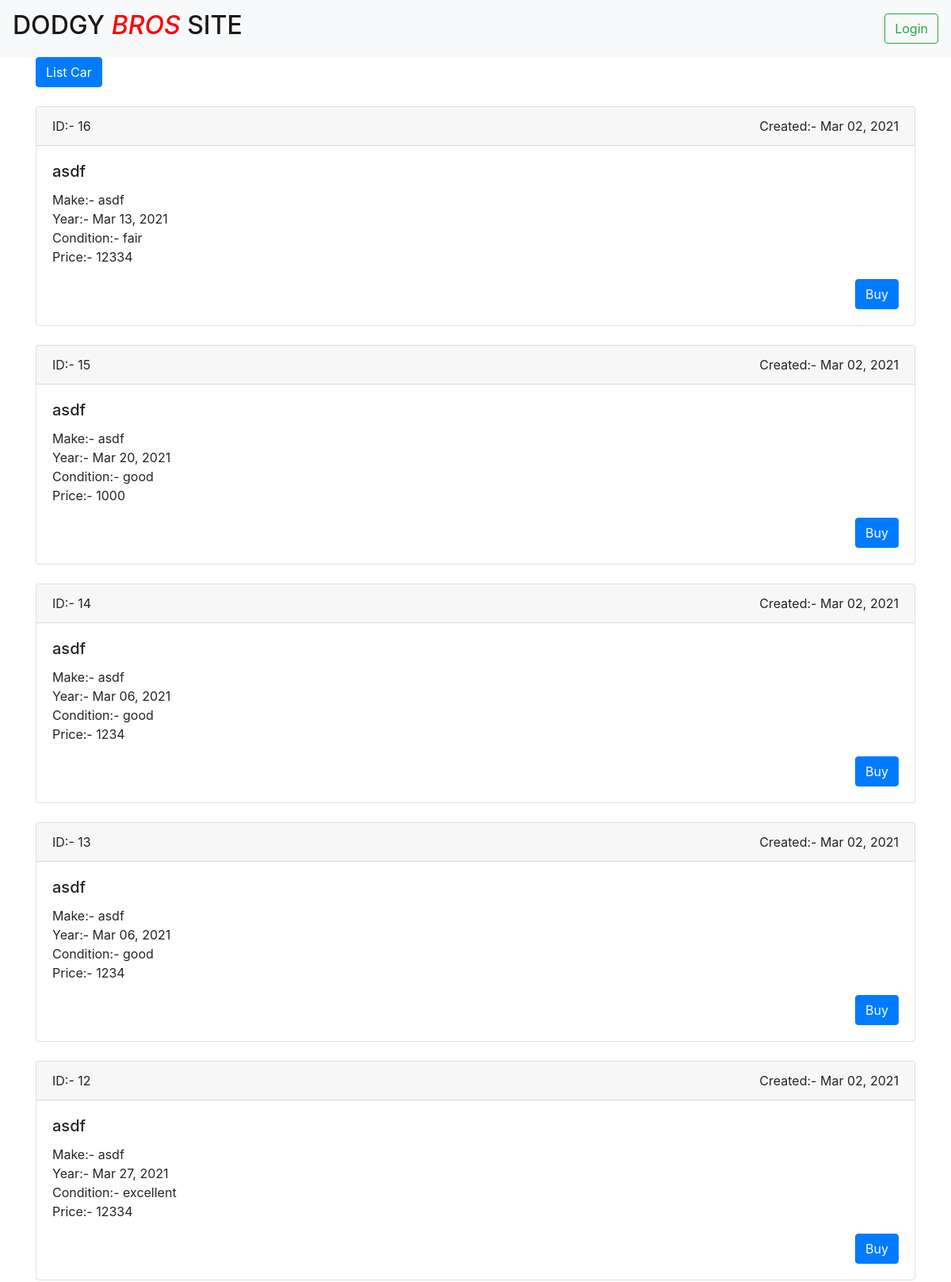
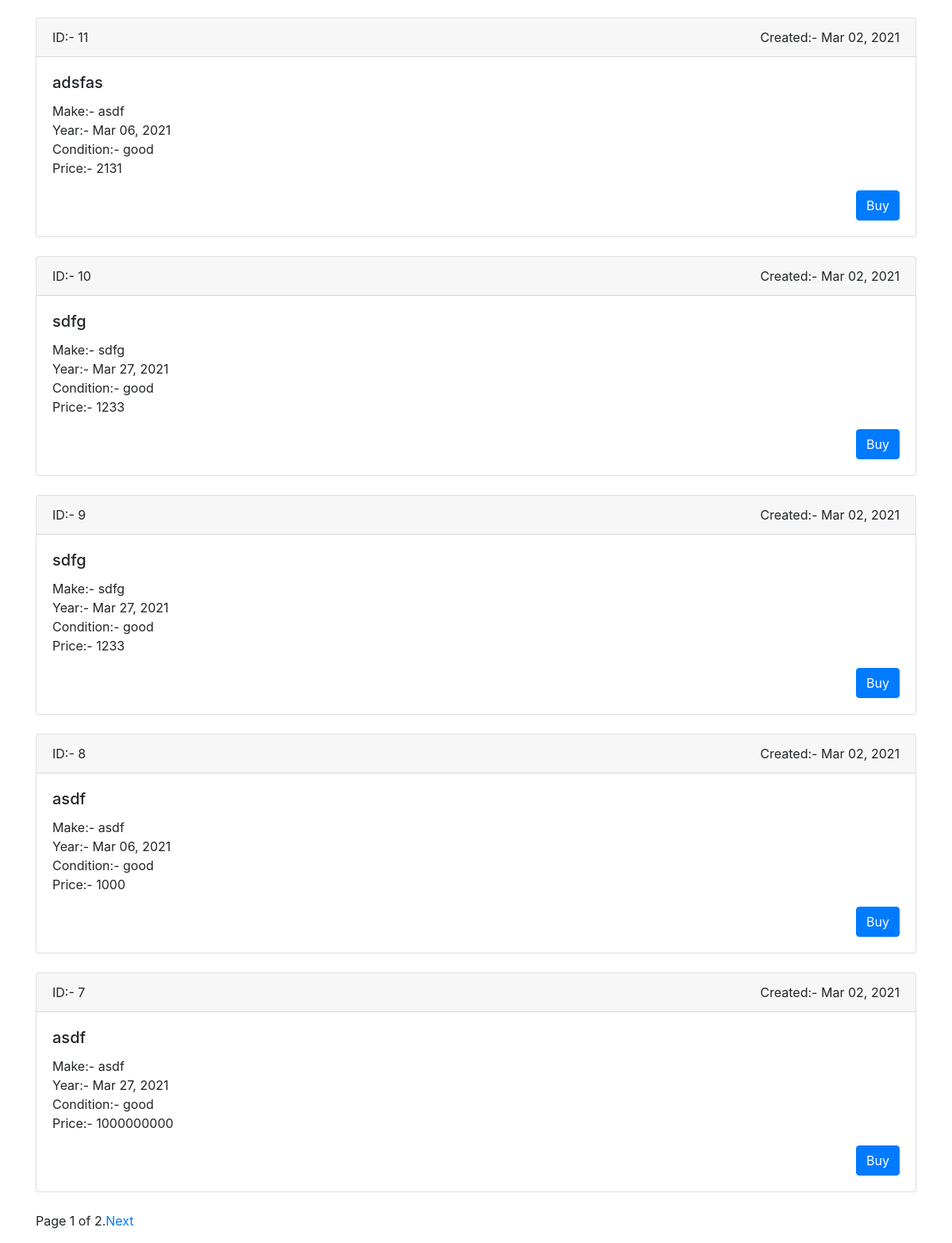
Before: / with the older database file (2 pictures, top to bottom).
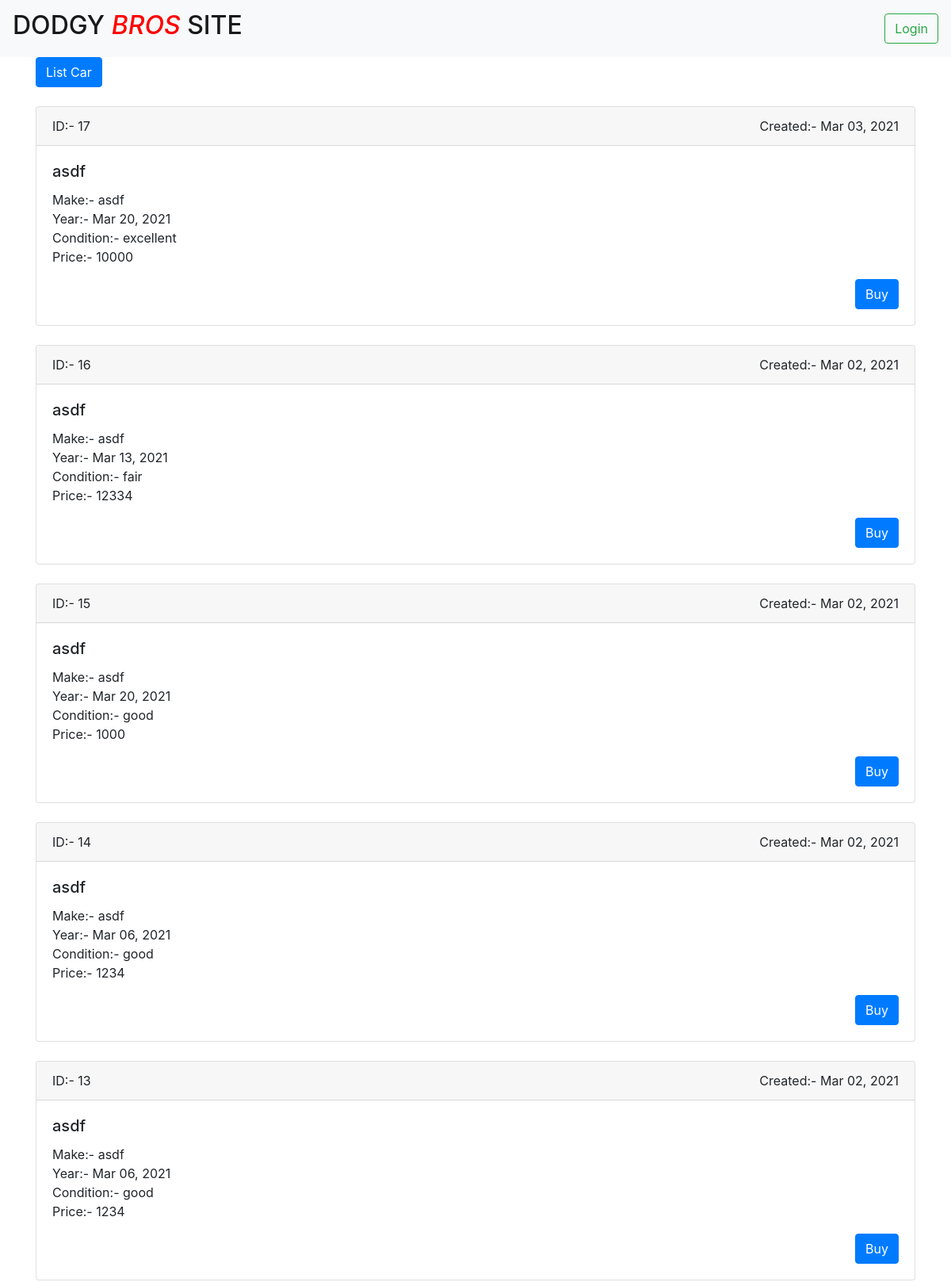
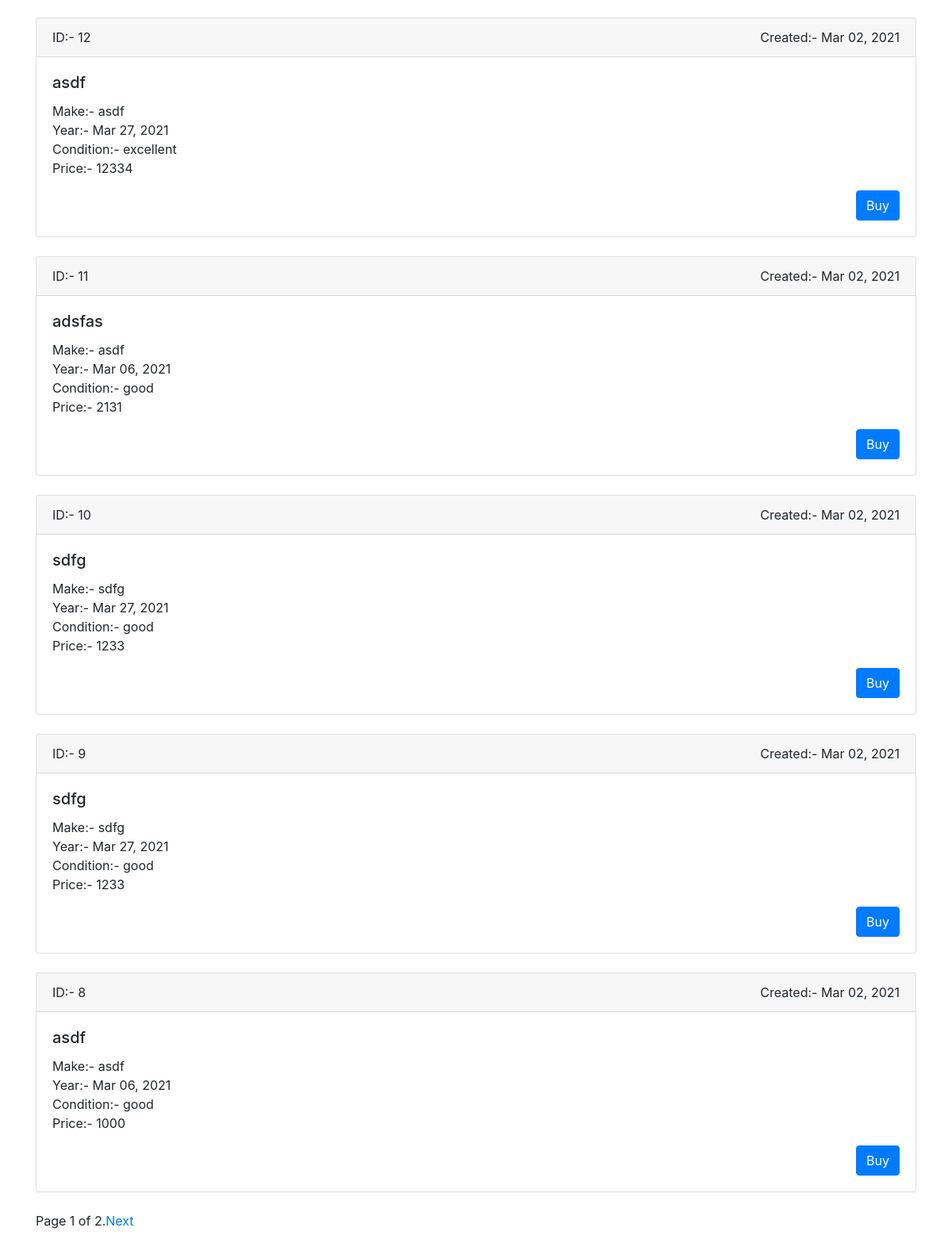
After: the same page with the newer database file (2 pictures, top to bottom).
### car/models.py (models this page shows, shortened)
class Car(TimeStampModel):
    CONDITION_TYPES = (
        ('poor', 'Poor'),
        ('fair', 'Fair'),
        ('good', 'Good'),
        ('excellent', 'Excellent'),
    )
    seller_name = models.CharField(max_length=255)
    seller_mobile = models.CharField(max_length=255)
    make = models.CharField(max_length=100)
    model = models.CharField(max_length=100)
    year = models.DateTimeField()
    condition = models.CharField(max_length=255, choices=CONDITION_TYPES,
        default="good", db_index=True)
    price = models.PositiveIntegerField()
    is_sold = models.BooleanField(default=False)

### core/views.py (the view)
# urls.py: path('', DashboardListView.as_view(), name='dashboard'),
class DashboardListView(ListView):
    model = Car
    paginate_by = 10
    template_name = 'dashboard.html'
    def get_context_data(self, **kwargs):
        context = super().get_context_data(**kwargs)
        objects = self.model.objects.all().order_by("-created")
        paginator = Paginator(objects, self.paginate_by)
        page = self.request.GET.get('page')
        try:
            car_list = paginator.page(page)
        except PageNotAnInteger:
            car_list = paginator.page(1)
        except EmptyPage:
            car_list = paginator.page(paginator.num_pages)
        context['object_list'] = car_list
        return context

### templates/dashboard.html (shortened to what this page needs)
{% extends 'base.html' %}
{% block content %}
  <a class="btn btn-primary" href="{% url 'car:sell' %}">List Car</a><br/><br/>
  {% for object in object_list %}
    <div class="card">
      <div class="card-header">ID:- {{object.id}} <span class="float-right">Created:- {{object.created|date:"M d, Y" }}</span></div>
      <div class="card-body">
        <h5 class="card-title">{{ object.model }}</h5>
        <p class="card-text">
          Make:- {{ object.make }} <br>
          Year:- {{ object.year|date:"M d, Y"  }} <br>
          Condition:- {{ object.condition }} <br>
          Price:- {{ object.price }} <br>
        </p>
        {% if object.is_sold %}
          <button href="#" disabled class="btn btn-danger float-right">SOLD</button>
        {% else %}
          <a href="#" class="btn btn-primary float-right">Buy</a>
        {% endif %}
      </div>
    </div><br>
  {% endfor %}
  {% if is_paginated %}
    <ul class="pagination">
        <li class="">
          <span>Page {{ page_obj.number }} of {{ page_obj.paginator.num_pages }}.</span>
        </li>
     {% if page_obj.has_next %}
        <li>
            <span><a href="?page={{ page_obj.next_page_number }}">Next</a></span>
        </li>
      {% endif %}
    </ul>
  {% else %}
    <h3>Your File Exam</h3>
    <p>File not yet available</p>
  {% endif %}
{% endblock %}

### templates/base.html (shortened to what this page needs)
{% load static %}
<!DOCTYPE HTML>
<html lang="en">
  <head>
    <link rel="stylesheet" href="https://maxcdn.bootstrapcdn.com/bootstrap/4.4.1/css/bootstrap.min.css">
    <link rel="stylesheet" href="https://cdn.datatables.net/1.10.23/css/jquery.dataTables.min.css">
    <link rel="stylesheet" href="https://cdnjs.cloudflare.com/ajax/libs/jquery-datetimepicker/2.5.20/jquery.datetimepicker.min.css">
  </head>
  <body>
    <nav class="navbar navbar-expand-lg navbar-light bg-light">
      <div class="collapse navbar-collapse" id="navbarTogglerDemo01">
        <a class="navbar-brand" href="{% url 'core:dashboard' %}"><h2>DODGY <i style="color:red;">BROS</i> SITE</h2></a>
        <div class="form-inline my-2 my-lg-0">
          {% if request.user.is_authenticated %}
            <h2 class="my-2 my-sm-0">{{ request.user.username|title }}</h2>&nbsp;&nbsp;
            <a class="btn btn-outline-danger my-2 my-sm-0" href="{% url 'core:logout' %}">Logout</a>
          {% else %}
            <a class="btn btn-outline-success my-2 my-sm-0" href="{% url 'core:login' %}">Login</a>
          {% endif %}
        </div>
      </div>
    </nav>
    <div class="container">
      {% block content %}{% endblock%}
    </div>
  </body>
</html>

Changed rows visible on the page:
no longer on this page (row unchanged): Car: id "7", created "Mar 02, 2021", model "asdf", make "asdf", year "Mar 27, 2021", condition "good", price "1000000000", is_sold "Buy"
added Car: id "17", created "Mar 03, 2021", model "asdf", make "asdf", year "Mar 20, 2021", condition "excellent", price "10000", is_sold "Buy"
